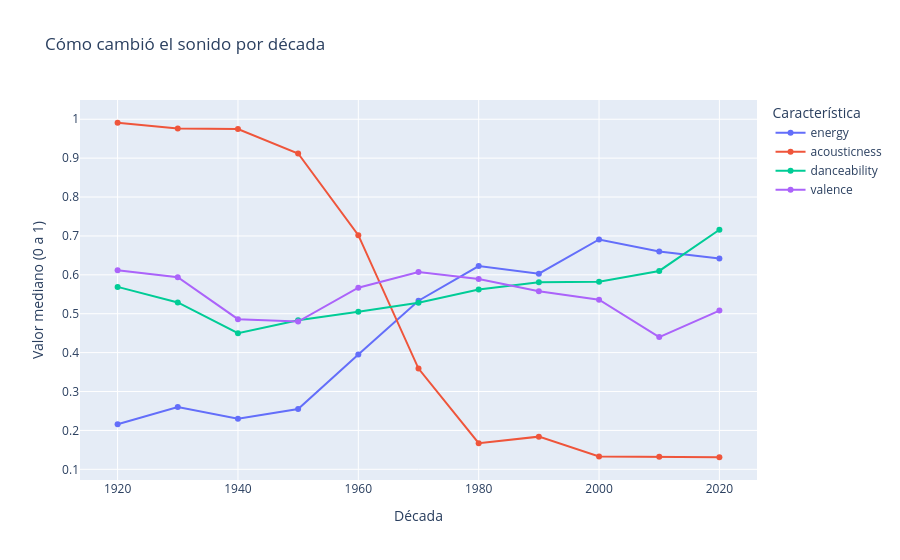

Notebook code cell kept with this figure:
### Markdown cell above
## Graficos

### Code cell
px.line(
    por_decada,
    markers=True,
    title="Cómo cambió el sonido por década",
    labels={"value": "Valor mediano (0 a 1)", "decada": "Década", "variable": "Característica"},
)

### Figure 1 — Plotly figure (JSON) as saved in the notebook; plotly's stock layout.template omitted (floating-point values rounded to 4 significant figures)
{"data": [{"hovertemplate": "Característica=energy<br>Década=%{x}<br>Valor mediano (0 a 1)=%{y}<extra></extra>", "legendgroup": "energy", "line": {"color": "#636efa", "dash": "solid"}, "marker": {"symbol": "circle"}, "mode": "lines+markers", "name": "energy", "orientation": "v", "showlegend": true, "type": "scatter", "x": [1920, 1930, 1940, 1950, 1960, 1970, 1980, 1990, 2000, 2010, 2020], "xaxis": "x", "y": [0.216, 0.26, 0.23, 0.255, 0.395, 0.5335, 0.6225, 0.603, 0.691, 0.66, 0.642], "yaxis": "y"}, {"hovertemplate": "Característica=acousticness<br>Década=%{x}<br>Valor mediano (0 a 1)=%{y}<extra></extra>", "legendgroup": "acousticness", "line": {"color": "#EF553B", "dash": "solid"}, "marker": {"symbol": "circle"}, "mode": "lines+markers", "name": "acousticness", "orientation": "v", "showlegend": true, "type": "scatter", "x": [1920, 1930, 1940, 1950, 1960, 1970, 1980, 1990, 2000, 2010, 2020], "xaxis": "x", "y": [0.991, 0.976, 0.975, 0.912, 0.702, 0.359, 0.167, 0.184, 0.133, 0.132, 0.131], "yaxis": "y"}, {"hovertemplate": "Característica=danceability<br>Década=%{x}<br>Valor mediano (0 a 1)=%{y}<extra></extra>", "legendgroup": "danceability", "line": {"color": "#00cc96", "dash": "solid"}, "marker": {"symbol": "circle"}, "mode": "lines+markers", "name": "danceability", "orientation": "v", "showlegend": true, "type": "scatter", "x": [1920, 1930, 1940, 1950, 1960, 1970, 1980, 1990, 2000, 2010, 2020], "xaxis": "x", "y": [0.569, 0.529, 0.45, 0.483, 0.505, 0.528, 0.562, 0.581, 0.582, 0.61, 0.716], "yaxis": "y"}, {"hovertemplate": "Característica=valence<br>Década=%{x}<br>Valor mediano (0 a 1)=%{y}<extra></extra>", "legendgroup": "valence", "line": {"color": "#ab63fa", "dash": "solid"}, "marker": {"symbol": "circle"}, "mode": "lines+markers", "name": "valence", "orientation": "v", "showlegend": true, "type": "scatter", "x": [1920, 1930, 1940, 1950, 1960, 1970, 1980, 1990, 2000, 2010, 2020], "xaxis": "x", "y": [0.612, 0.594, 0.486, 0.48, 0.567, 0.607, 0.589, 0.558, 0.536, 0.44, 0.508], "yaxis": "y"}], "layout": {"legend": {"title": {"text": "Característica"}, "tracegroupgap": 0}, "title": {"text": "Cómo cambió el sonido por década"}, "xaxis": {"anchor": "y", "domain": [0, 1], "title": {"text": "Década"}}, "yaxis": {"anchor": "x", "domain": [0, 1], "title": {"text": "Valor mediano (0 a 1)"}}}}
